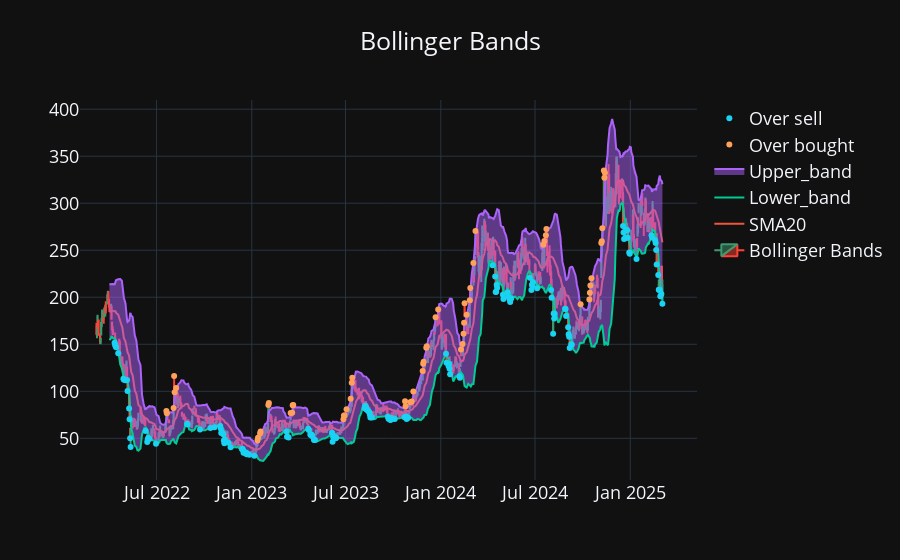

Here is the notebook cell this chart was saved with:
### Code cell
from bollinger_bands import StrategyBollingerBands

str_bb = StrategyBollingerBands()
df_bb = str_bb.execute(df)
str_bb.show(df_bb)

### Figure 1 — Plotly figure (JSON) as saved in the notebook; plotly's stock layout.template omitted (floating-point values rounded to 4 significant figures; data arrays with more than 128 entries replaced by an {"elided": "..."} marker saying what was removed)
{"data": [{"close": {"elided": "753 float values"}, "high": {"elided": "753 float values"}, "low": {"elided": "753 float values"}, "name": "Bollinger Bands", "open": {"elided": "753 float values"}, "type": "candlestick", "x": {"elided": "753 str values"}}, {"name": "SMA20", "type": "scatter", "x": {"elided": "753 str values"}, "y": {"elided": "753 float values"}}, {"name": "Lower_band", "type": "scatter", "x": {"elided": "753 str values"}, "y": {"elided": "753 float values"}}, {"fill": "tonexty", "name": "Upper_band", "opacity": 0.1, "type": "scatter", "x": {"elided": "753 str values"}, "y": {"elided": "753 float values"}}, {"mode": "markers", "name": "Over bought", "type": "scatter", "x": ["2022-07-20", "2022-07-21", "2022-08-03", "2022-08-04", "2022-08-05", "2022-08-08", "2023-01-12", "2023-01-13", "2023-01-17", "2023-01-18", "2023-02-02", "2023-02-03", "2023-03-17", "2023-03-20", "2023-03-21", "2023-03-22", "2023-06-27", "2023-06-28", "2023-06-29", "2023-07-03", "2023-07-11", "2023-07-13", "2023-07-14", "2023-10-24", "2023-10-25", "2023-11-03", "2023-11-06", "2023-11-09", "2023-11-27", "2023-11-28", "2023-11-29", "2023-12-04", "2023-12-05", "2023-12-22", "2023-12-27", "2024-02-09", "2024-02-12", "2024-02-14", "2024-02-15", "2024-02-16", "2024-02-20", "2024-02-26", "2024-02-27", "2024-03-04", "2024-03-08", "2024-07-17", "2024-07-19", "2024-07-22", "2024-07-23", "2024-09-27", "2024-10-14", "2024-10-15", "2024-10-16", "2024-10-18", "2024-11-06", "2024-11-07", "2024-11-08", "2024-11-11", "2024-11-12", "2024-11-13"], "y": [79, 76.62, 82.25, 116.3, 98.87, 103.5, 47.65, 50.63, 54.98, 57.33, 85.54, 87.63, 76.8, 77.06, 85.05, 85.38, 70.37, 74.31, 74.18, 80.85, 92.15, 109.2, 114.4, 89.4, 84.09, 88.34, 89.27, 99.82, 121.5, 129.3, 131.4, 146.3, 147.9, 178.7, 187.0, 144.6, 150.4, 161.1, 172.8, 193.6, 181.3, 196.9, 209.9, 236.5, 270.5, 255.9, 259.8, 266, 272.5, 192.4, 197.7, 204.9, 212.4, 220.3, 257.7, 259.7, 273.5, 334.9, 327, 332.4]}, {"mode": "markers", "name": "Over sell", "type": "scatter", "x": {"elided": "154 str values"}, "y": {"elided": "154 float values"}}], "layout": {"font": {"size": 18}, "title": {"text": "Bollinger Bands", "x": 0.5, "xanchor": "center"}, "xaxis": {"rangeslider": {"visible": false}}}}
